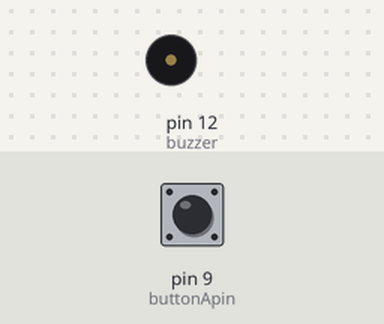
Recording of a sketch running on a simulated Arduino Uno, built with avr-gcc and run on an emulated ATmega328P. Parts: buzzer (waves = sounding). The test bench sets the inputs (shaded band); at power-on: pin 9 (buttonApin) HIGH.

Above: at 1.2 s.
1.3 s: pin 9 (buttonApin) pulled LOW for 0.15 s
At 1.7 s:
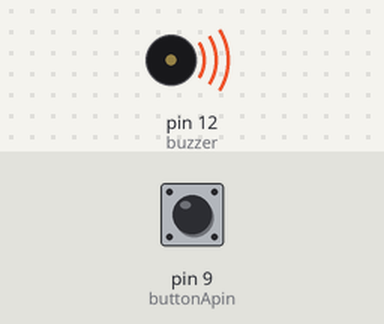
3.4 s: pin 9 (buttonApin) pulled LOW for 1 s
At 5.6 s:
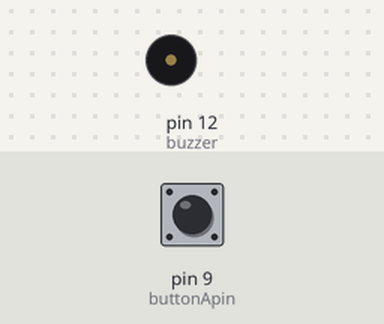
6.0 s: pin 9 (buttonApin) pulled LOW for 3.2 s
At 7.2 s:
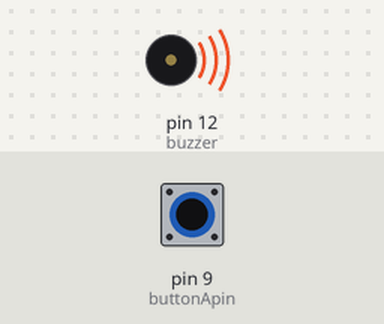
Timing chart, 0 to 10.9 s (numbered marks = the images above; inputs shaded):
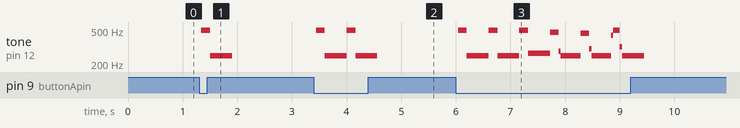

Measured:
- after the input at 1.3 s, tone on pin 12 (buzzer): silent → 496 Hz at once, → 249 Hz 0.16 s later, → silent 0.40 s later
- after the input at 3.4 s, tone on pin 12 (buzzer): plays 496 Hz for 0.16 s, 249 Hz for 0.40 s, 496 Hz for 0.16 s, 249 Hz for 0.40 s, starting at once
- after the input at 6.0 s, tone on pin 12 (buzzer): plays 496 Hz for 0.16 s, 249 Hz for 0.40 s, 496 Hz for 0.16 s, 249 Hz for 0.40 s, 496 Hz for 0.16 s, 268 Hz for 0.40 s … (16 notes in this stretch), starting at once

The sketch:

ActiveBuzzerWithButton.ino
```cpp
//www.elegoo.com
//2016.12.08

int buttonApin = 9;

int buzzer = 12;//the pin of the active buzzer
void setup()
{
  pinMode(buzzer, OUTPUT); //initialize the buzzer pin as an output
  pinMode(buttonApin, INPUT_PULLUP);
}

void loop()
{

  unsigned char i;
  while (1)
  {
    if (digitalRead(buttonApin) == LOW)
    {
      //output an frequency
      for (i = 0; i < 80; i++)
      {
        digitalWrite(buzzer, HIGH);
        delay(1);//wait for 1ms
        digitalWrite(buzzer, LOW);
        delay(1);//wait for 1ms
      }
      //output another frequency
      for (i = 0; i < 100; i++)
      {
        digitalWrite(buzzer, HIGH);
        delay(2);//wait for 2ms
        digitalWrite(buzzer, LOW);
        delay(2);//wait for 2ms
      }
    }
  }
}
```
